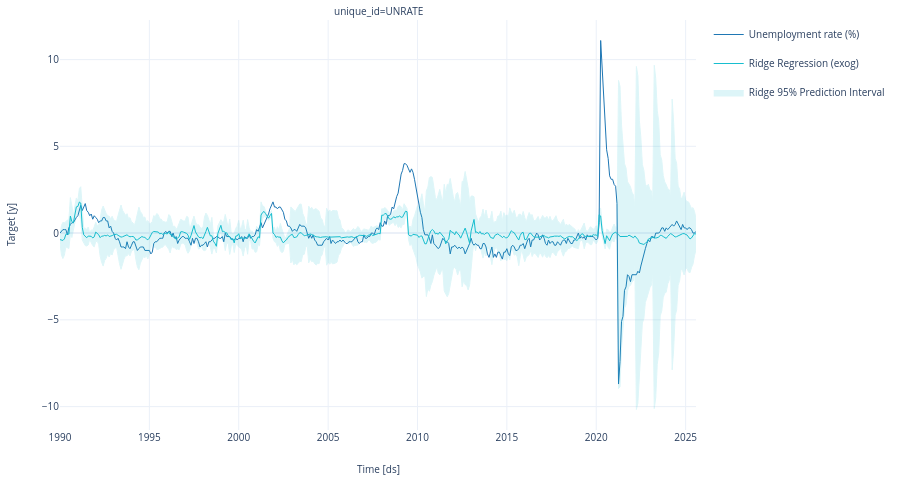

Here is the notebook cell this chart was saved with:
### Code cell
# ============================================================
# Plot unique : RIDGE seul (format bkt_ridge_final déjà prêt)
# Colonnes dispo:
# ['unique_id','ds','y','RIDGE','RIDGE-lo-95','RIDGE-hi-95', ...]
# ============================================================

import pandas as pd
from utilsforecast.plotting import plot_series

# 1) Copier + typer ds
d = bkt_ridge_final.copy()
d["ds"] = pd.to_datetime(d["ds"])
d = d.sort_values(["unique_id", "ds"])

# 2) Construire df_obs et df_fcst (format utilsforecast)
df_obs = d[["unique_id", "ds", "y"]].drop_duplicates(["unique_id", "ds"]).copy()

df_fcst = d[[
    "unique_id", "ds",
    "RIDGE", "RIDGE-lo-95", "RIDGE-hi-95"
]].drop_duplicates(["unique_id", "ds"]).copy()

# 3) Plot
fig = plot_series(
    df=df_obs,
    forecasts_df=df_fcst,
    level=[95],
    engine="plotly",
).update_layout(height=480)

# 4) Renommer légendes proprement
for trace in fig.data:
    n = (trace.name or "")
    nl = n.lower()

    if n == "y":
        trace.name = "Unemployment rate (%)"
    elif n == "RIDGE":
        trace.name = "Ridge Regression (exog)"
    elif "level_95" in nl and "ridge" in nl:
        trace.name = "Ridge 95% Prediction Interval"
    elif "level_95" in nl:
        trace.name = "95% Prediction Interval"

fig.show()

### Figure 1 — Plotly figure (JSON) as saved in the notebook; plotly's stock layout.template omitted (floating-point values rounded to 4 significant figures; data arrays with more than 128 entries replaced by an {"elided": "..."} marker saying what was removed)
{"data": [{"legendgroup": "y", "line": {"color": "#1f77b4", "width": 1}, "mode": "lines", "name": "Unemployment rate (%)", "showlegend": true, "type": "scatter", "x": {"elided": "856 str values"}, "xaxis": "x", "y": {"elided": "856 float values"}, "yaxis": "y"}, {"legendgroup": "RIDGE", "line": {"color": "#17becf", "width": 1}, "mode": "lines", "name": "Ridge Regression (exog)", "showlegend": true, "type": "scatter", "x": {"elided": "856 str values"}, "xaxis": "x", "y": {"elided": "856 float values"}, "yaxis": "y"}, {"fill": "toself", "fillcolor": "#17becf", "legendgroup": "RIDGE_level_95", "line": {"color": "#17becf", "width": 1}, "mode": "lines", "name": "Ridge 95% Prediction Interval", "opacity": 0.14, "showlegend": true, "type": "scatter", "x": {"elided": "1712 str values"}, "xaxis": "x", "y": {"elided": "1712 float values"}, "yaxis": "y"}], "layout": {"annotations": [{"font": {"size": 10}, "showarrow": false, "text": "unique_id=UNRATE", "x": 0.5, "xanchor": "center", "xref": "paper", "y": 1, "yanchor": "bottom", "yref": "paper"}, {"font": {"size": 10}, "showarrow": false, "text": "Time [ds]", "x": 0.5, "xanchor": "center", "xref": "paper", "y": 0, "yanchor": "top", "yref": "paper", "yshift": -30}, {"font": {"size": 10}, "showarrow": false, "text": "Target [y]", "textangle": -90, "x": 0, "xanchor": "right", "xref": "paper", "xshift": -40, "y": 0.5, "yanchor": "middle", "yref": "paper"}], "autosize": true, "font": {"size": 10}, "height": 480, "margin": {"b": 50, "l": 60, "r": 10, "t": 20}, "xaxis": {"anchor": "y", "domain": [0, 1], "showticklabels": true, "visible": true}, "yaxis": {"anchor": "x", "domain": [0, 1]}}}
